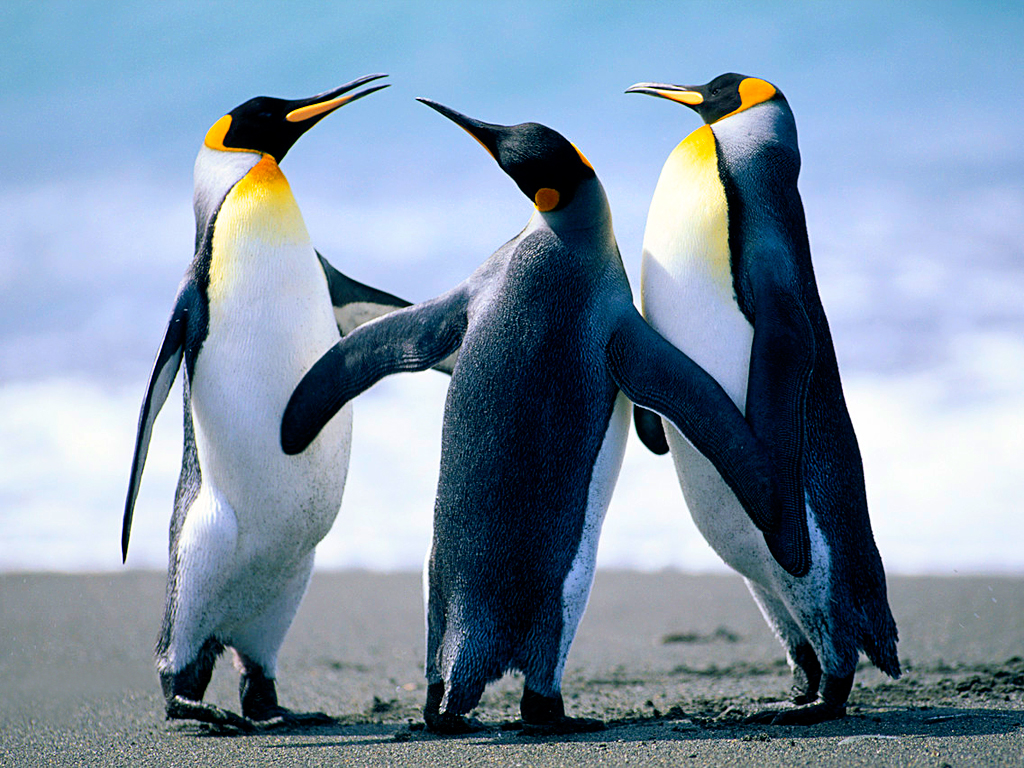
%> input picture 0_imgs/Penguins.jpg, 1024 x 768 px
$ octave chazhi.m   (GNU Octave 9; MATLAB toolbox functions it lacks are replaced by stand-ins)
%> lines starting %> are read from the running program, lines starting %| are printed output that depends on the picture; in (x1, y1, x2, y2) boxes, pixels count from 0 and x2, y2 are one past the last pixel; in counts of white or black regions, pixels touching at a corner belong together; the program's own positions count from 1; long printed decimals are rounded
### 3_chazhi/ssim.m
function [mssim, ssim_map] = ssim(img1, img2, K, window, L)

if (nargin < 2 | nargin > 5)
   ssim_index = -Inf;
   ssim_map = -Inf;
   return;
end

if (size(img1) ~= size(img2))
   ssim_index = -Inf;
   ssim_map = -Inf;
   return;
end

[M N] = size(img1);

if (nargin == 2)
   if ((M < 11) | (N < 11))   % 图像大小过小没有意义。
           ssim_index = -Inf;
           ssim_map = -Inf;
      return
   end
   window = fspecial('gaussian', 11, 1.5);        % 参数一个标准偏差1.5，11*11的高斯低通滤波。
   K(1) = 0.01;                                   % default settings
   K(2) = 0.03;
   L = 255;
end
if (nargin == 3)
   if ((M < 11) | (N < 11))
           ssim_index = -Inf;
           ssim_map = -Inf;
      return
   end
   window = fspecial('gaussian', 11, 1.5);
   L = 255;
   if (length(K) == 2)
      if (K(1) < 0 | K(2) < 0)
                   ssim_index = -Inf;
                   ssim_map = -Inf;
                   return;
      end
   else
           ssim_index = -Inf;
           ssim_map = -Inf;
           return;
   end
end
if (nargin == 4)
   [H W] = size(window);
   if ((H*W) < 4 | (H > M) | (W > N))
           ssim_index = -Inf;
           ssim_map = -Inf;
      return
   end
   L = 255;
   if (length(K) == 2)
      if (K(1) < 0 | K(2) < 0)
                   ssim_index = -Inf;
                   ssim_map = -Inf;
                   return;
      end
   else
           ssim_index = -Inf;
           ssim_map = -Inf;
           return;
   end
end
if (nargin == 5)
   [H W] = size(window);
   if ((H*W) < 4 | (H > M) | (W > N))
           ssim_index = -Inf;
           ssim_map = -Inf;
      return
   end
   if (length(K) == 2)
      if (K(1) < 0 | K(2) < 0)
                   ssim_index = -Inf;
                   ssim_map = -Inf;
                   return;
      end
   else
           ssim_index = -Inf;
           ssim_map = -Inf;
           return;
   end
end
if size(img1,3)~=1   %判断图像时不是彩色图，如果是，结果为3，否则为1
   org=rgb2ycbcr(img1);
   test=rgb2ycbcr(img2);
   y1=org(:,:,1);
   y2=test(:,:,1);
   y1=double(y1);
   y2=double(y2);
 else
     y1=double(img1);
     y2=double(img2);
 end
img1 = double(y1);
img2 = double(y2);


C1 = (K(1)*L)^2;    % 计算C1参数，给亮度L（x，y）用。    C1=6.502500
C2 = (K(2)*L)^2;    % 计算C2参数，给对比度C（x，y）用。  C2=58.522500
window = window/sum(sum(window)); %滤波器归一化操作。


mu1   = filter2(window, img1, 'valid');  % 对图像进行滤波因子加权  valid改成same结果会低一丢丢
mu2   = filter2(window, img2, 'valid');  % 对图像进行滤波因子加权

mu1_sq = mu1.*mu1;     % 计算出Ux平方值。
mu2_sq = mu2.*mu2;     % 计算出Uy平方值。
mu1_mu2 = mu1.*mu2;    % 计算Ux*Uy值。

sigma1_sq = filter2(window, img1.*img1, 'valid') - mu1_sq;  % 计算sigmax （标准差）
sigma2_sq = filter2(window, img2.*img2, 'valid') - mu2_sq;  % 计算sigmay （标准差）
sigma12 = filter2(window, img1.*img2, 'valid') - mu1_mu2;   % 计算sigmaxy（标准差）

if (C1 > 0 & C2 > 0)
   ssim_map = ((2*mu1_mu2 + C1).*(2*sigma12 + C2))./((mu1_sq + mu2_sq + C1).*(sigma1_sq + sigma2_sq + C2));
else
   numerator1 = 2*mu1_mu2 + C1;
   numerator2 = 2*sigma12 + C2;
   denominator1 = mu1_sq + mu2_sq + C1;
   denominator2 = sigma1_sq + sigma2_sq + C2;
   ssim_map = ones(size(mu1));
   index = (denominator1.*denominator2 > 0);
   ssim_map(index) = (numerator1(index).*numerator2(index))./(denominator1(index).*denominator2(index));
   index = (denominator1 ~= 0) & (denominator2 == 0);
   ssim_map(index) = numerator1(index)./denominator1(index);
end
mssim = mean2(ssim_map);

return

### 3_chazhi/chazhi.m
clear; clc;
%% 202200171008 kai zhang
%% 用去噪图像修复缺失图像
DA = imread('../0_imgs/Penguins.jpg');
%> DA is the input picture: size 768x1024x3 uint8; mean R, G, B 127.8, 148, 168.1
mask_pic = imread('../0_imgs/mask_pic.png');
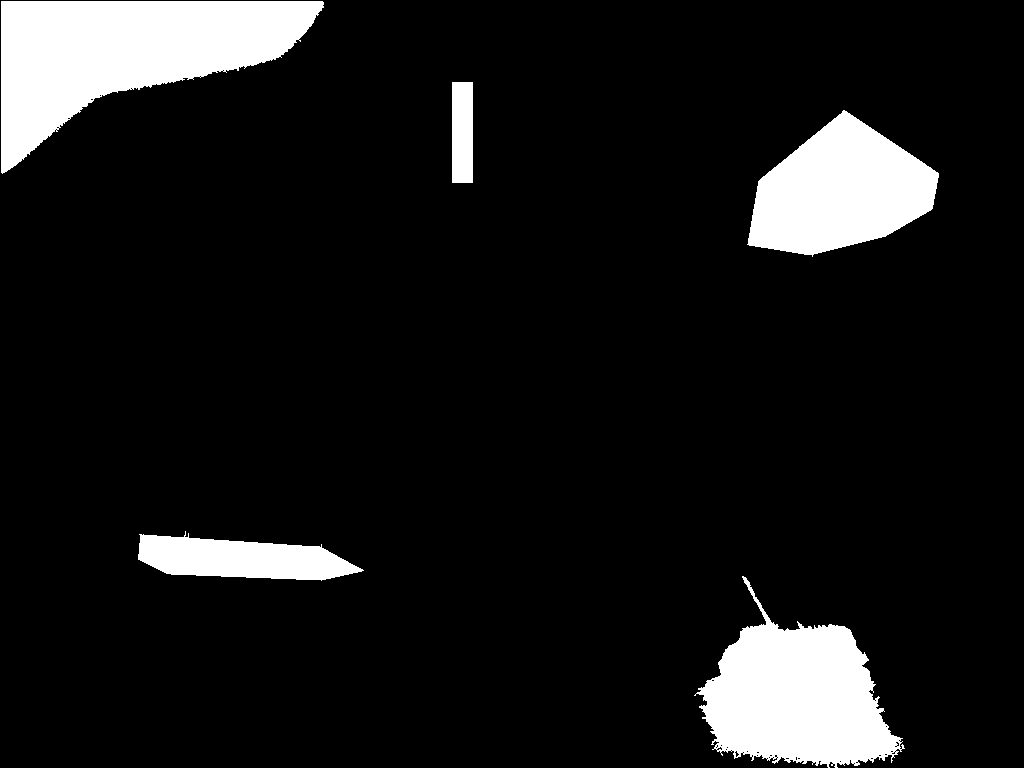
%> input picture 0_imgs/mask_pic.png, 1024 x 768 px
%> mask_pic is the input picture: size 768x1024 uint8; 9.8% white; 5 white regions, box (x1, y1, x2, y2) and area: (1, 1, 324, 174) 28672, (694, 576, 905, 768) 21478, (747, 110, 939, 257) 17754, (138, 531, 364, 581) 7176, (452, 82, 473, 183) 2121

mask_pic = im2double(mask_pic);

img1 = imread('../0_imgs/img1.jpg');
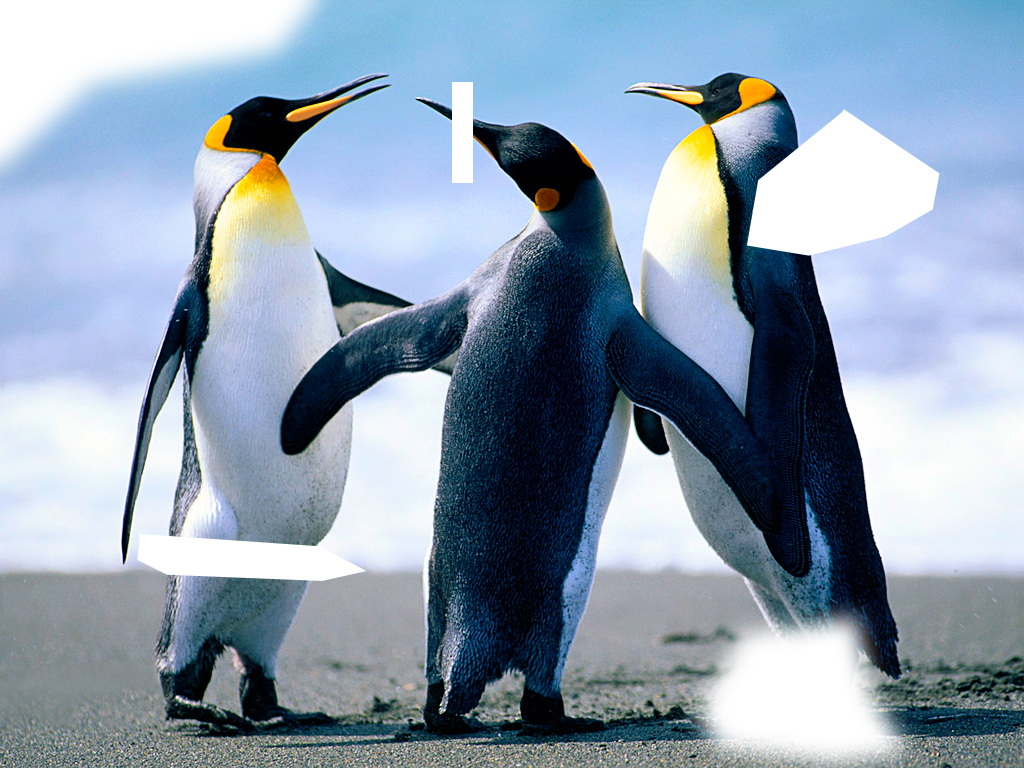
%> input picture 0_imgs/img1.jpg, 1024 x 768 px
%> img1 is the input picture: size 768x1024x3 uint8; mean R, G, B 141.3, 158.4, 175.9
denoised = imread('../0_imgs/denoised02.png');
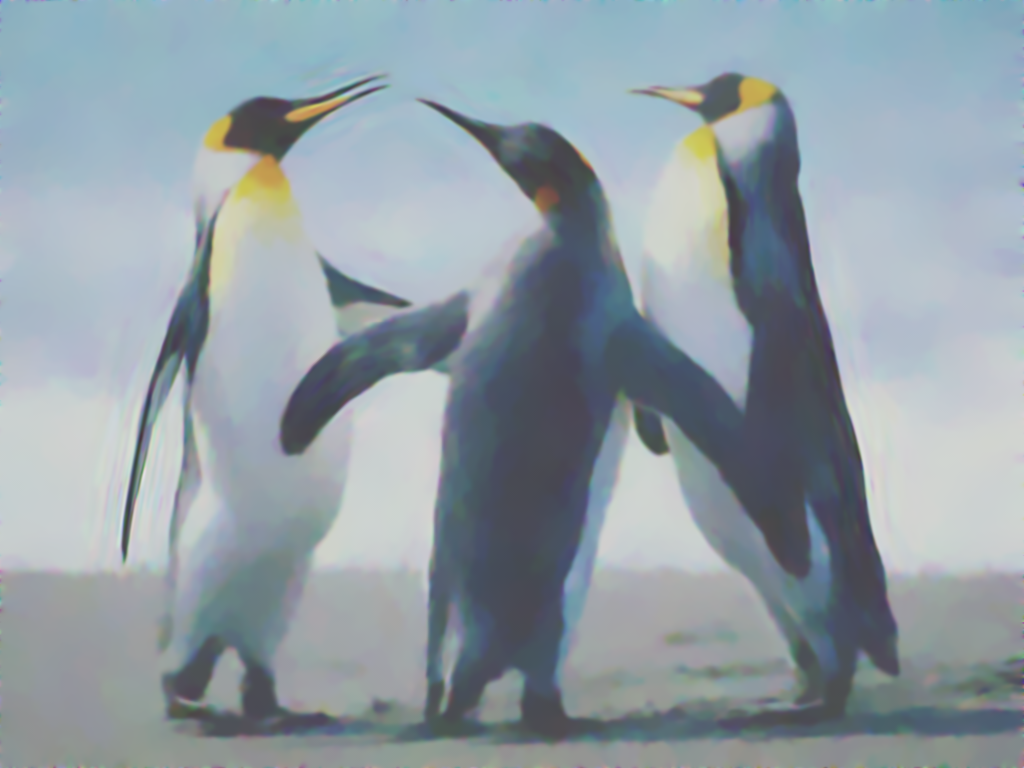
%> input picture 0_imgs/denoised02.png, 1024 x 768 px
%> denoised is the input picture: size 768x1024x3 uint8; mean R, G, B 145.2, 157.3, 164.8

%% 变亮与去噪图像
% [7 lines of commented-out code are left out]
result = imadjust(denoised, [0.24, 0.86], [0, 0.97]);

mask_final = repmat(mask_pic, [1,1,3]); % 3 通道 (otherwise, only get red channel)

new_img = img1;

zero = mask_final == 1; % white->1, black->0

new_img(zero) = result(zero);
%> new_img: size 768x1024x3 uint8; 9.82% of pixels changed, all inside (x1, y1, x2, y2) = (1, 1, 939, 768)


%% 评估
new_img = im2double(new_img);
%> new_img: size 768x1024x3 double
DA = im2double(DA);
%> DA: size 768x1024x3 double
max_pixel=1024*768;

SSIM = ssim(new_img, DA);
%> in ssim, `org=rgb2ycbcr(img1);`: org: size 768x1024x3 double; mean of channels 1, 2, 3 0.552, 0.546, 0.463
%> in ssim, `test=rgb2ycbcr(img2);`: test: size 768x1024x3 double; mean of channels 1, 2, 3 0.549, 0.548, 0.462
%> in ssim, `mu1_sq = mu1.*mu1;`:
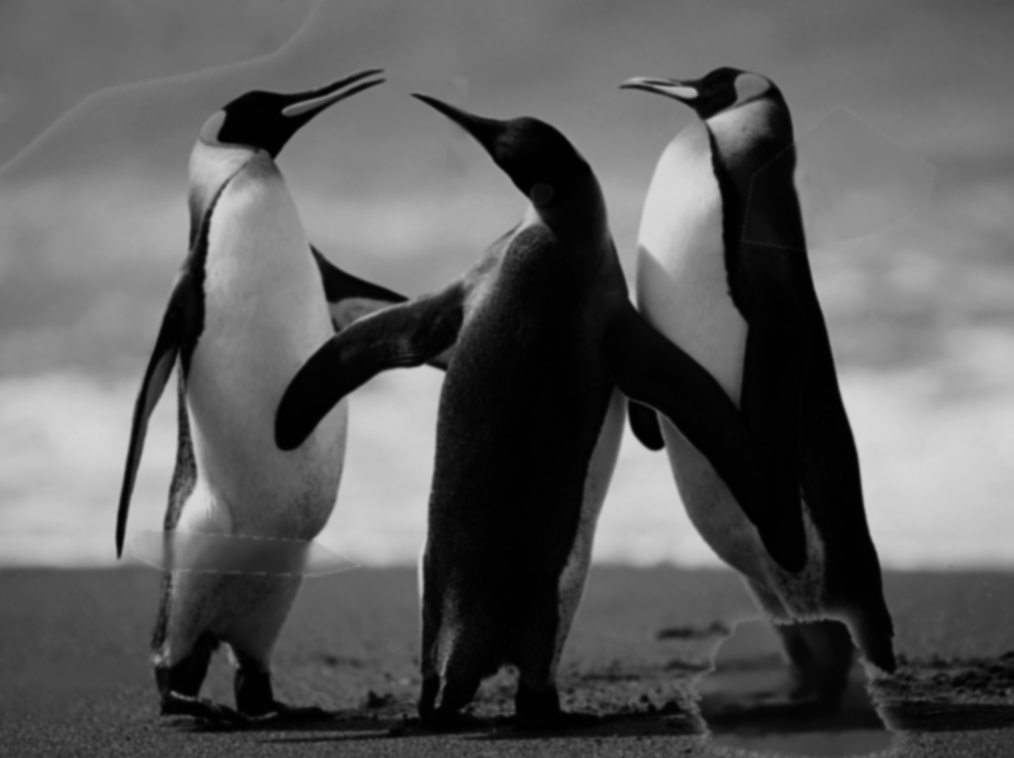
%> mu1_sq: size 758x1014 double; min 0.00394, max 0.844, mean 0.367
%> in ssim, `sigma12 = filter2(window, img1.*img2, 'valid') - mu1_mu2;`:
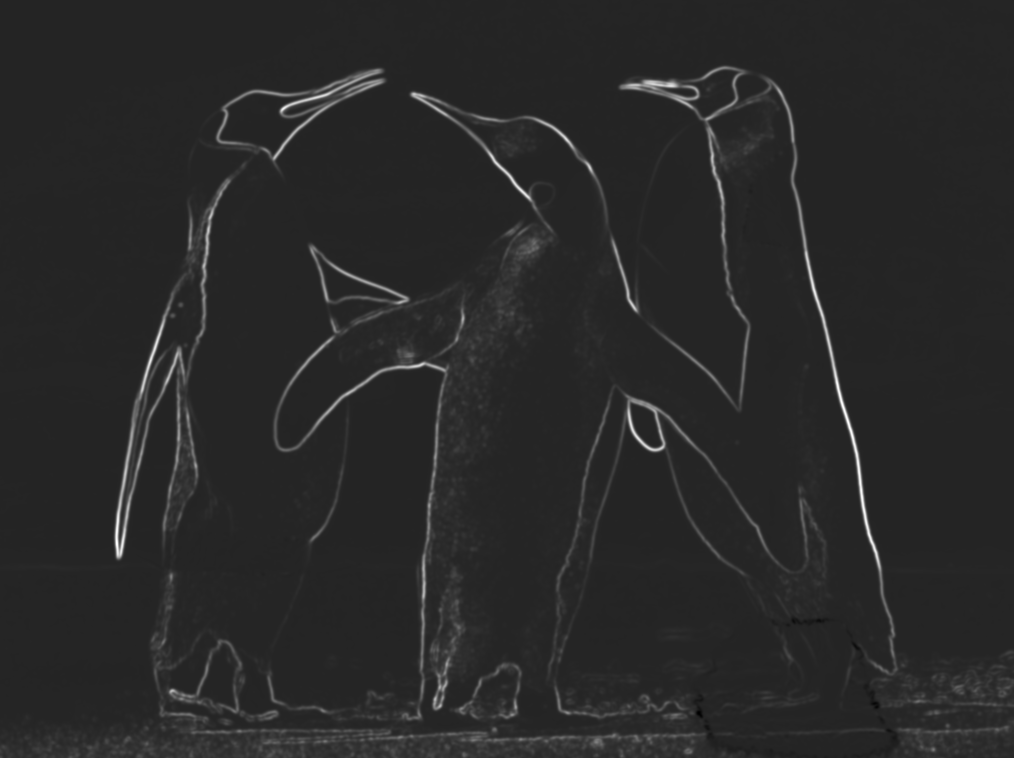
%> sigma12: size 758x1014 double; min -0.0227, max 0.134, mean 0.00282; drawn with min black and max white
%> in ssim, `mssim = mean2(ssim_map);`: mssim = 1
%> SSIM = 1
IMMSE=immse(new_img,DA);
%> IMMSE = 0.00138
PSNR= psnr(new_img, DA, max_pixel);
%> PSNR = 146.5
fprintf("SSIM: %f\n", SSIM);
%| SSIM: 0.9999
fprintf("IMMSE: %f\n", IMMSE);
%| IMMSE: 0.00138
fprintf("PSNR: %f\n", PSNR);
%| PSNR: 146.514
%% 展示与保存
imshow(new_img);
imwrite(new_img, '../0_imgs/fixed_img.png');
%% SSIM: 0.999903
